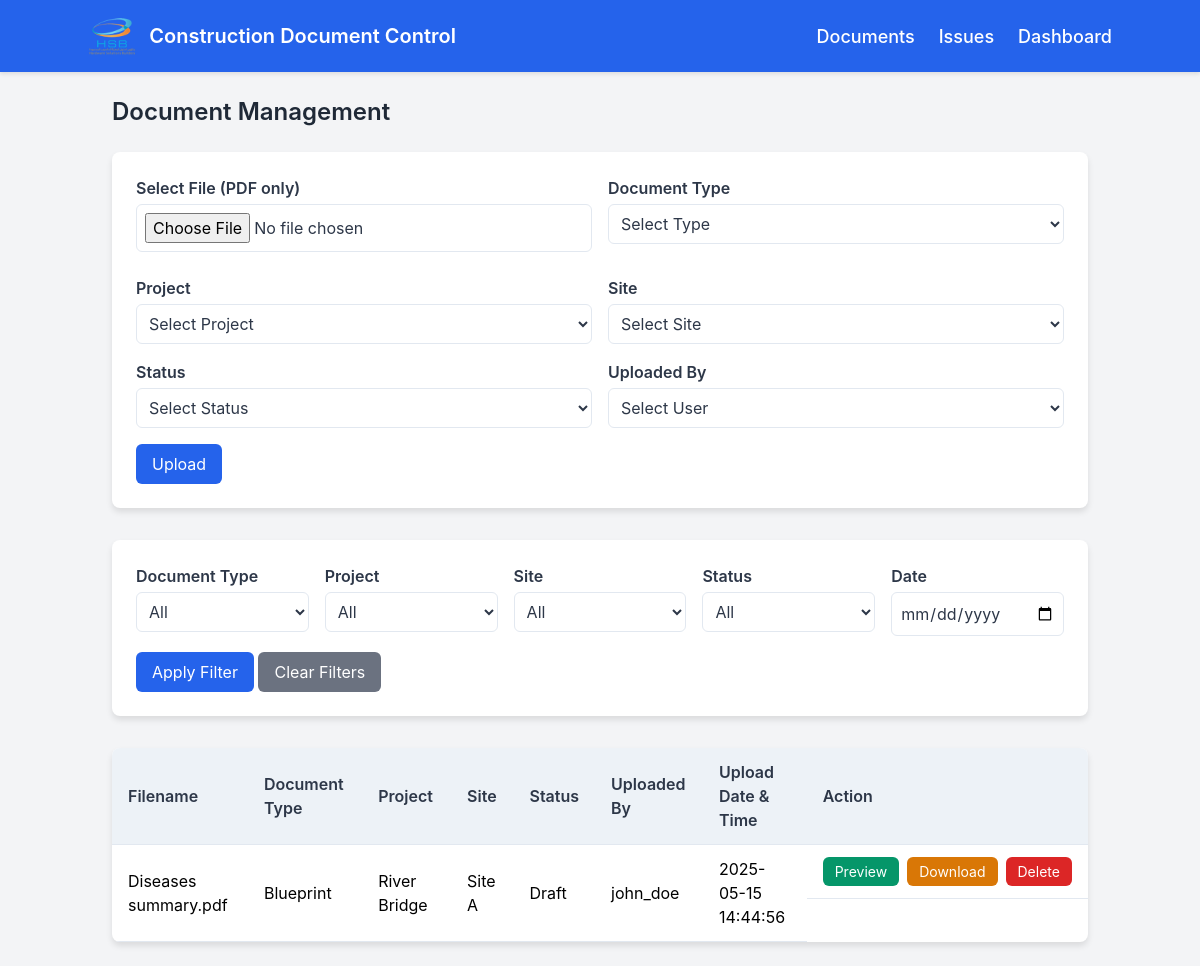
The page / on the database its author committed.
### tables this page shows
CREATE TABLE documents (
        id INTEGER PRIMARY KEY AUTOINCREMENT,
        filename TEXT NOT NULL,
        file_path TEXT NOT NULL,
        document_type_id INTEGER,
        project_id INTEGER,
        site_id INTEGER,
        status_id INTEGER,
        uploaded_by INTEGER,
        created_at TIMESTAMP DEFAULT CURRENT_TIMESTAMP,
        FOREIGN KEY (document_type_id) REFERENCES document_types(id),
        FOREIGN KEY (project_id) REFERENCES projects(id),
        FOREIGN KEY (site_id) REFERENCES sites(id),
        FOREIGN KEY (status_id) REFERENCES statuses(id),
        FOREIGN KEY (uploaded_by) REFERENCES users(id)
    );

CREATE TABLE document_types (
        id INTEGER PRIMARY KEY AUTOINCREMENT,
        type_name TEXT NOT NULL UNIQUE
    );

CREATE TABLE projects (
        id INTEGER PRIMARY KEY AUTOINCREMENT,
        project_name TEXT NOT NULL UNIQUE
    );

CREATE TABLE sites (
        id INTEGER PRIMARY KEY AUTOINCREMENT,
        site_name TEXT NOT NULL UNIQUE
    );

CREATE TABLE statuses (
        id INTEGER PRIMARY KEY AUTOINCREMENT,
        status_name TEXT NOT NULL UNIQUE
    );

CREATE TABLE users (
        id INTEGER PRIMARY KEY AUTOINCREMENT,
        username TEXT NOT NULL UNIQUE
    );

### app.py (the view, shortened to what this page needs)
@app.route('/', methods=['GET', 'POST'])
def index():
    filters = {}
    document_types = get_document_types()
    projects = get_projects()
    sites = get_sites()
    statuses = get_statuses()
    users = get_users()
    documents = get_all_documents(filters)
    return render_template('index.html',
                         document_types=document_types,
                         projects=projects,
                         sites=sites,
                         statuses=statuses,
                         users=users,
                         documents=documents,
                         filters=filters)

### database.py (called while the page is built, shortened)
def get_db_connection():
    conn = sqlite3.connect(DATABASE)
    conn.row_factory = sqlite3.Row
    return conn

def get_document_types():
    conn = get_db_connection()
    document_types = conn.execute('SELECT * FROM document_types').fetchall()
    conn.close()
    return document_types

def get_projects():
    conn = get_db_connection()
    projects = conn.execute('SELECT * FROM projects').fetchall()
    conn.close()
    return projects

def get_sites():
    conn = get_db_connection()
    sites = conn.execute('SELECT * FROM sites').fetchall()
    conn.close()
    return sites

def get_statuses():
    conn = get_db_connection()
    statuses = conn.execute('SELECT * FROM statuses').fetchall()
    conn.close()
    return statuses

def get_users():
    conn = get_db_connection()
    users = conn.execute('SELECT * FROM users').fetchall()
    conn.close()
    return users

def get_all_documents(filters=None):
    conn = get_db_connection()
    query = '''
        SELECT d.id, d.filename, d.file_path, dt.type_name, p.project_name, s.site_name, st.status_name, u.username, d.created_at
        FROM documents d
        JOIN document_types dt ON d.document_type_id = dt.id
        JOIN projects p ON d.project_id = p.id
        JOIN sites s ON d.site_id = s.id
        JOIN statuses st ON d.status_id = st.id
        JOIN users u ON d.uploaded_by = u.id
    '''
    params = []
    conditions = []
    if conditions:
        query += ' WHERE ' + ' AND '.join(conditions)
    query += ' ORDER BY d.created_at DESC'
    documents = conn.execute(query, params).fetchall()
    conn.close()
    return documents

### templates/index.html (shortened to what this page needs)
{% extends 'base.html' %}
{% block content %}
    <h2 class="text-2xl font-semibold text-gray-800 mb-6">Document Management</h2>
    <div class="form-container mb-6">
        <form id="upload-form" method="POST" action="{{ url_for('upload_file') }}" enctype="multipart/form-data">
            <div class="grid grid-cols-1 md:grid-cols-2 gap-4">
                <div>
                    <label for="file" class="block mb-1">Select File (PDF only)</label>
                    <input type="file" id="file" name="file" accept=".pdf" class="mb-2" required>
                </div>
                <div>
                    <label for="document_type" class="block mb-1">Document Type</label>
                    <select id="document_type" name="document_type" required>
                        <option value="">Select Type</option>
                    </select>
                </div>
                <div>
                    <label for="project" class="block mb-1">Project</label>
                    <select id="project" name="project" required>
                        <option value="">Select Project</option>
                    </select>
                </div>
                <div>
                    <label for="site" class="block mb-1">Site</label>
                    <select id="site" name="site" required>
                        <option value="">Select Site</option>
                    </select>
                </div>
                <div>
                    <label for="status" class="block mb-1">Status</label>
                    <select id="status" name="status" required>
                        <option value="">Select Status</option>
                    </select>
                </div>
                <div>
                    <label for="user" class="block mb-1">Uploaded By</label>
                    <select id="user" name="user" required>
                        <option value="">Select User</option>
                    </select>
                </div>
            </div>
            <button type="submit" class="bg-blue-600 text-white px-4 py-2 mt-4 rounded-md hover:bg-blue-700">Upload</button>
        </form>
    </div>
    <div class="form-container mb-6">
        <form id="filter-form" method="POST" action="">
            <div class="grid grid-cols-1 md:grid-cols-5 gap-4">
                <div>
                    <label for="filter_document_type" class="block mb-1">Document Type</label>
                    <select id="filter_document_type" name="document_type">
                        <option value="">All</option>
                    </select>
                </div>
                <div>
                    <label for="filter_project" class="block mb-1">Project</label>
                    <select id="filter_project" name="project">
                        <option value="">All</option>
                    </select>
                </div>
                <div>
                    <label for="filter_site" class="block mb-1">Site</label>
                    <select id="filter_site" name="site">
                        <option value="">All</option>
                    </select>
                </div>
                <div>
                    <label for="filter_status" class="block mb-1">Status</label>
                    <select id="filter_status" name="status">
                        <option value="">All</option>
                    </select>
                </div>
                <div>
                    <label for="filter_date" class="block mb-1">Date</label>
                    <input type="date" id="filter_date" name="date" value="{{ filters.date if filters.date else '' }}">
                </div>
            </div>
            <button type="submit" class="bg-blue-600 text-white px-4 py-2 mt-4 rounded-md hover:bg-blue-700">Apply Filter</button>
            <button type="button" id="clear-filters" class="bg-gray-500 text-white px-4 py-2 mt-4 rounded-md hover:bg-gray-700">Clear Filters</button>
        </form>
    </div>
    <div class="table-container">
        <table>
            <thead>
                <tr>
                    <th>Filename</th>
                    <th>Document Type</th>
                    <th>Project</th>
                    <th>Site</th>
                    <th>Status</th>
                    <th>Uploaded By</th>
                    <th>Upload Date & Time</th>
                    <th>Action</th>
                </tr>
            </thead>
            <tbody>
                {% for document in documents %}
                    <tr>
                        <td>{{ document.filename }}</td>
                        <td>{{ document.type_name }}</td>
                        <td>{{ document.project_name }}</td>
                        <td>{{ document.site_name }}</td>
                        <td>{{ document.status_name }}</td>
                        <td>{{ document.username }}</td>
                        <td>{{ document.created_at }}</td>
                        <td class="flex items-center space-x-2">
                            <button type="button" class="bg-green-600 text-white px-2 py-1 rounded-md hover:bg-green-700 preview-btn" data-filepath="{{ document.file_path }}">Preview</button>
                            <a href="{{ url_for('serve_uploaded_file', filename=document.filename) }}" class="bg-yellow-600 text-white px-2 py-1 rounded-md hover:bg-yellow-700 download-btn" download>Download</a>
                            <form class="delete-form inline-flex" method="POST" action="{{ url_for('delete_file', document_id=document.id) }}">
                                <button type="submit" class="bg-red-600 text-white px-2 py-1 rounded-md hover:bg-red-700">Delete</button>
                            </form>
                        </td>
                    </tr>
                {% endfor %}
            </tbody>
        </table>
    </div>
{% endblock %}

### static/css/style.css (style rules this page uses)
body { font-family: 'Inter', sans-serif; }
.form-container { background: white; padding: 1.5rem; border-radius: 0.5rem; box-shadow: 0 4px 6px rgba(0, 0, 0, 0.1); margin-bottom: 2rem; }
.form-container label { font-weight: 600; color: #2d3748; }
.form-container input[type="text"], .form-container textarea, .form-container input[type="file"], .form-container select, .form-container input[type="date"] { border: 1px solid #e2e8f0; padding: 0.5rem; border-radius: 0.375rem; width: 100%; transition: border-color 0.2s; color: #2d3748; background-color: #ffffff; }
.form-container button { transition: background-color 0.2s; }
.table-container { background: white; border-radius: 0.5rem; box-shadow: 0 4px 6px rgba(0, 0, 0, 0.1); overflow-x: auto; }
.table-container table { width: 100%; border-collapse: separate; border-spacing: 0; }
.table-container th, .table-container td { padding: 0.75rem 1rem; text-align: left; border-bottom: 1px solid #e2e8f0; }
.table-container th { background: #edf2f7; font-weight: 600; color: #2d3748; }
.table-container button { padding: 0.25rem 0.75rem; font-size: 0.875rem; }
.table-container .preview-btn { margin-left: 0; }
.table-container .download-btn { padding: 0.25rem 0.75rem; font-size: 0.875rem; text-decoration: none; }

### rows shown on the page
documents: filename "Diseases summary.pdf", type_name "Blueprint", project_name "River Bridge", site_name "Site A", status_name "Draft", username "john_doe", created_at "2025-05-15 14:44:56"
